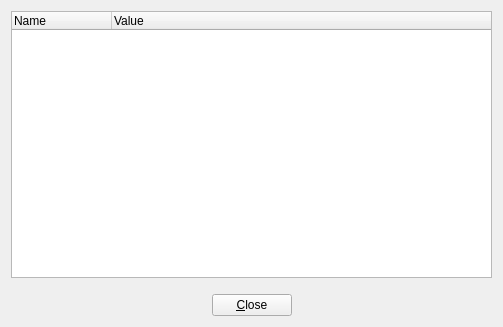
<?xml version="1.0" encoding="UTF-8"?>
<ui version="4.0">
 <class>Dialog</class>
 <widget class="py_QDialog" name="Dialog">
  <property name="geometry">
   <rect>
    <x>0</x>
    <y>0</y>
    <width>503</width>
    <height>327</height>
   </rect>
  </property>
  <property name="contextMenuPolicy">
   <enum>Qt::DefaultContextMenu</enum>
  </property>
  <property name="windowTitle">
   <string>Manage settings</string>
  </property>
  <layout class="QVBoxLayout" name="verticalLayout">
   <item>
    <widget class="QTreeWidget" name="treeWidgetOptions">
     <property name="contextMenuPolicy">
      <enum>Qt::CustomContextMenu</enum>
     </property>
     <property name="columnCount">
      <number>2</number>
     </property>
     <column>
      <property name="text">
       <string>Name</string>
      </property>
     </column>
     <column>
      <property name="text">
       <string>Value</string>
      </property>
     </column>
    </widget>
   </item>
   <item>
    <spacer name="verticalSpacer">
     <property name="orientation">
      <enum>Qt::Vertical</enum>
     </property>
     <property name="sizeType">
      <enum>QSizePolicy::Fixed</enum>
     </property>
     <property name="sizeHint" stdset="0">
      <size>
       <width>20</width>
       <height>10</height>
      </size>
     </property>
    </spacer>
   </item>
   <item>
    <layout class="QHBoxLayout" name="horizontalLayout">
     <item>
      <spacer name="horizontalSpacer">
       <property name="orientation">
        <enum>Qt::Horizontal</enum>
       </property>
       <property name="sizeHint" stdset="0">
        <size>
         <width>40</width>
         <height>20</height>
        </size>
       </property>
      </spacer>
     </item>
     <item>
      <widget class="QPushButton" name="buttonClose">
       <property name="text">
        <string>&amp;Close</string>
       </property>
       <property name="autoDefault">
        <bool>false</bool>
       </property>
      </widget>
     </item>
     <item>
      <spacer name="horizontalSpacer_2">
       <property name="orientation">
        <enum>Qt::Horizontal</enum>
       </property>
       <property name="sizeHint" stdset="0">
        <size>
         <width>40</width>
         <height>20</height>
        </size>
       </property>
      </spacer>
     </item>
    </layout>
   </item>
  </layout>
 </widget>
 <customwidgets>
  <customwidget>
   <class>py_QDialog</class>
   <extends>QWidget</extends>
   <header>py_qdialog.h</header>
   <container>1</container>
  </customwidget>
 </customwidgets>
 <resources/>
 <connections/>
</ui>
